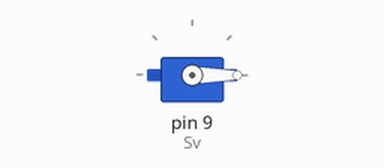
Bench run of a sketch on a simulated Arduino Uno, built with avr-gcc and run on an emulated ATmega328P. Shown: servo.

Above: at 0.05 s.
Timing chart, 0 to 3.0 s (numbered marks = the images above):
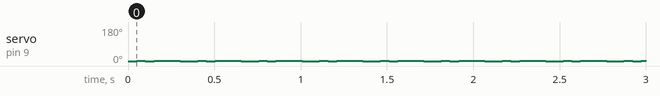

Measured:
- by itself, servo on pin 9 (Sv): repeats every 0.35 s: 0° 0.05 s, 1° 0.15 s, 0° 0.10 s, 1° 0.05 s

The sketch:

ServoMovement2.ino
```cpp
#include <Servo.h>
#include <stdlib.h>

Servo Sv;

int MaxSpeed = 10;
int MaxDiff = 10;
int MaxAnglePerChunk = 1;
int LoopPerChunk = 5;

int Angle = 0;
int AnglePerLoop = 0;

int diffToAngle(int diff) {
  int angle = 0;
  // consuming the screen is 640*480
  angle = (int)(diff * 0.0971875);
  return angle;
}

void moveServo(int targetDiff) {
  if (abs(targetDiff) > abs(MaxDiff)){
     // Move Servo on the max speed available + LR
    int i = 0;
    for (i = 0; i< LoopPerChunk; i++){
      if(targetDiff < 0){
        Sv.write(-1 * MaxAnglePerChunk);
        delay(10);
      } else {
        Sv.write(MaxAnglePerChunk);
        delay(10);
      }
    }
  } else {
    int i = 0;
    //change diff -> angle
    Angle = diffToAngle(targetDiff);
    AnglePerLoop = (int)(Angle / LoopPerChunk);

    for (i = 0; i< LoopPerChunk; i++){
      Sv.write(AnglePerLoop);
      delay(10);
    }
  }
}

void setup(){
  Sv.attach(9, 500, 2500);
}

void loop() {
  moveServo(10);
  moveServo(20);
  moveServo(-30);
  moveServo(20);
  moveServo(50);
  moveServo(150);
  moveServo(0);

}
```
